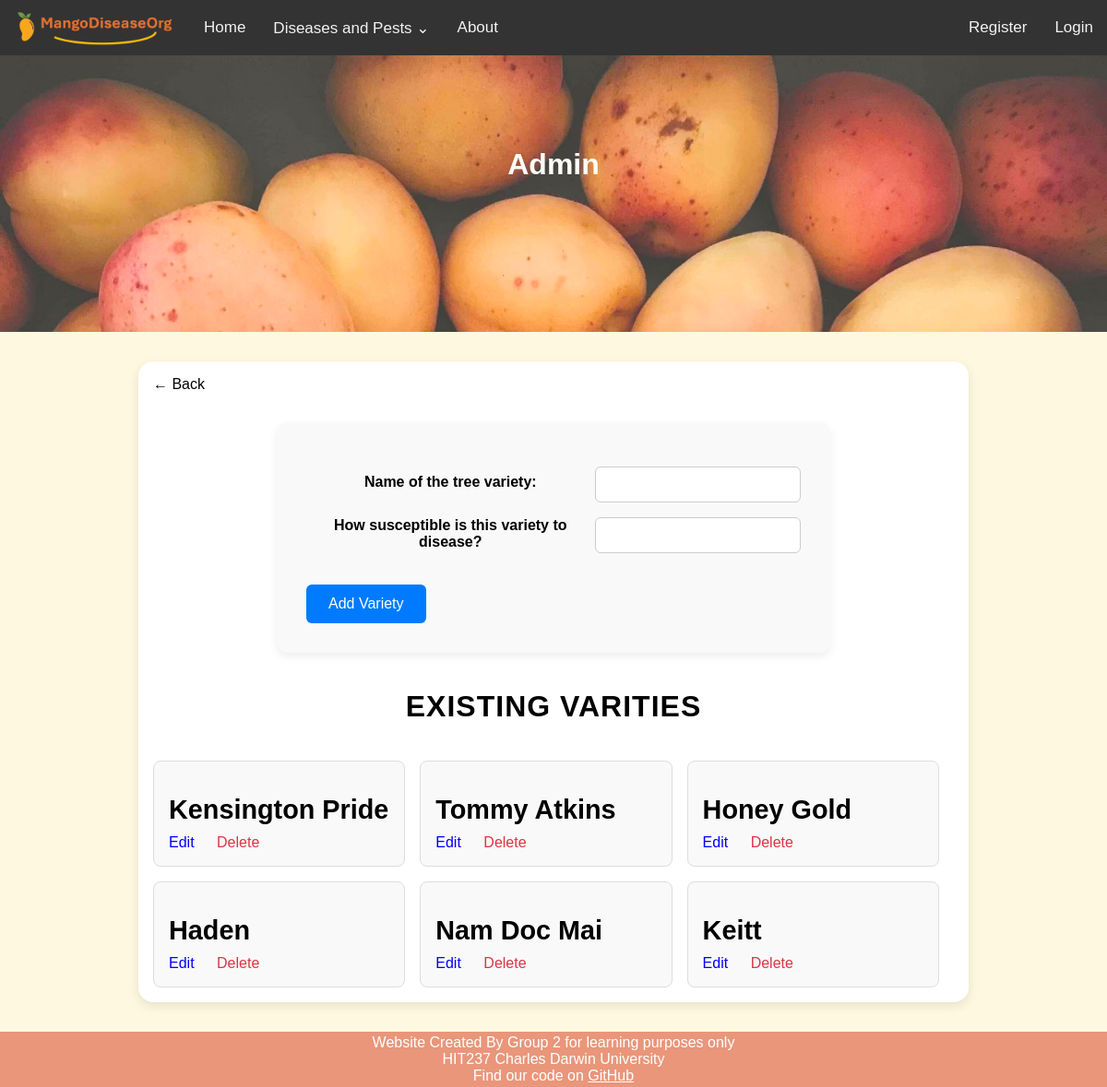
/add_variety/, run on the app's committed database.
### mango_disease_app/models.py (models this page shows, shortened)
class Variety(models.Model):
    varietyName = models.CharField(max_length=255)
    varietySusceptability = models.IntegerField(validators=[validators.MinValueValidator(0),validators.MaxValueValidator(10)])

### mango_disease_app/views/variety_views.py (the view)
# urls.py: re_path(r'^add_variety/$', views.add_variety, name='add_variety'),
def add_variety(request):
    post_data = None
    form = VarietyForm(request.POST or None)
    varieties = Variety.objects.all()
    if request.method == 'POST' and form.is_valid():
        new_variety = form.save()
        messages.success(request, f"{new_variety.varietyName} was successfully added.")
        form = VarietyForm()
    return render(request, 'mango_disease_app/admin_forms/add_variety.html', {
        'form': form,
        'varieties':varieties,
    })

### mango_disease_app/forms.py
class VarietyForm(forms.ModelForm):
    class Meta:
        model = Variety
        fields = ['varietyName', 'varietySusceptability']
        labels = {
            'varietyName': "Name of the tree variety",
            'varietySusceptability': "How susceptible is this variety to disease?"
        }

### mango_disease_app/context_processors.py (called while the page is built)
def disease_menu(request):
    return {'navs': Disease.objects.all()}

### mango_disease_app/templates/mango_disease_app/admin_forms/add_variety.html (shortened to what this page needs)
{% extends 'mango_disease_app/site_base/base.html' %}
{% block page_header %}Admin{% endblock %}
{% load static %}
{% block content %}
    <a href="{% url 'admin_tools' %}" class="back-button">← Back</a>
	<form action="{% url 'add_variety' %}" method="post" novalidate>
		<table>
			{{ form.as_table }}
		</table>
		<input type="submit" value="Add Variety">
	</form>
	<h2>Existing Varities</h2>
	{% if varieties %}
	<div class="orchard-grid">
		{% for variety in varieties %}
			<div class="orchard-card">
				<h3 class="orchard-name">{{ variety.varietyName }}</h3>
				<div class="card-actions">
					<a href="{% url 'edit_variety' variety.id %}" class="action-link">Edit</a>
					<a href="{% url 'delete_variety' variety.id %}" class="action-link delete-link" onclick="return confirm('Delete this variety?');">Delete</a>
				</div>
			</div>
		{% endfor %}
	</div>
	{% else %}
		<p>No varieties added yet.</p>
	{% endif %}
{% endblock %}

### mango_disease_app/static/css/styles.css (style rules this page uses)
* { margin: 0; padding: 0; font-family: Arial; }
body { min-height: 100vh; display: flex; flex-direction: column; background-color: #fff8e1; }
a { text-decoration: none; color: black }
h2 { font-size: 32px; text-align: center; margin: 40px 0 40px; font-weight: 700; text-transform: uppercase; letter-spacing: 1px; }
h3 { margin: 20px 0 20px; }

### mango_disease_app/static/css/form.css (style rules this page uses)
*, *::before, *::after { box-sizing: border-box; }
form { max-width: 600px; margin: 2rem auto; padding: 2rem; background-color: #f9f9f9; border-radius: 12px; box-shadow: 0 4px 8px rgba(99, 85, 85, 0.1); }
form table { width: 100%; border-collapse: separate; border-spacing: 0 1rem; }
form td { display: block; width: 100%; }
form label { font-weight: 600; display: block; margin-bottom: 0.3rem; }
form input[type="text"], form input[type="date"], form input[type="password"], form input[type="number"], form input[type="email"], form select { width: 100%; padding: 0.6rem 0.8rem; border: 1px solid #ccc; border-radius: 6px; font-size: 1rem; transition: border-color 0.3s; }
input[type="submit"], form button { display: inline-block; background-color: #007bff; color: white; border: none; padding: 0.75rem 1.5rem; font-size: 1rem; border-radius: 6px; cursor: pointer; margin-top: 1rem; }

### mango_disease_app/static/css/orchard.css (style rules this page uses)
.orchard-grid { display: flex; flex-wrap: wrap; gap: 1em; margin-top: 1em; }
.orchard-card { background: #f9f9f9; border: 1px solid #ddd; padding: 1em; border-radius: 8px; width: calc(33.33% - 1em); }
.card-actions { margin-top: 0.5em; }
.orchard-name { font-size: 1.8em; font-weight: bold; margin-bottom: 8px; }
.card-actions { margin-top: 10px; }
.action-link { color: blue; text-decoration: none; margin-right: 20px; font-weight: 500; }
.delete-link { color: #dc3545; }

### data on the page
Variety: varietyName "Kensington Pride"
Variety: varietyName "Tommy Atkins"
Variety: varietyName "Honey Gold"
Variety: varietyName "Haden"
Variety: varietyName "Nam Doc Mai"
Variety: varietyName "Keitt"
